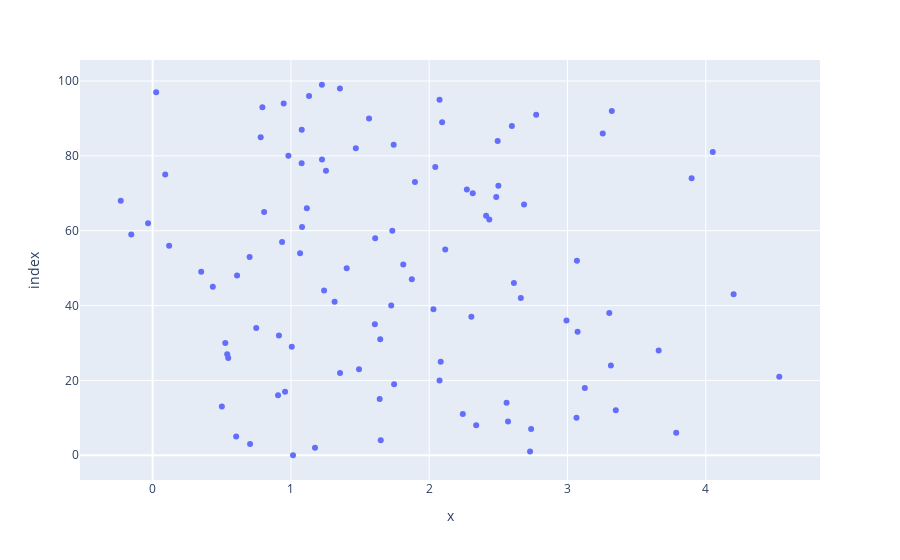

This figure's notebook cell:
### Code cell
fig = px.scatter(X,Y)
fig

### Figure 1 — Plotly figure (JSON) as saved in the notebook; plotly's stock layout.template omitted (floating-point values rounded to 4 significant figures)
{"data": [{"hovertemplate": "x=%{x}<br>index=%{y}<extra></extra>", "legendgroup": "", "marker": {"color": "#636efa", "symbol": "circle"}, "mode": "markers", "name": "", "orientation": "h", "showlegend": false, "type": "scatter", "x": [1.015, 2.729, 1.174, 0.7048, 1.65, 0.6041, 3.786, 2.737, 2.34, 2.57, 3.065, 2.243, 3.349, 0.5005, 2.56, 1.642, 0.907, 0.9577, 3.126, 1.746, 2.075, 4.532, 1.355, 1.492, 3.314, 2.083, 0.5467, 0.5393, 3.66, 1.006, 0.5257, 1.646, 0.9134, 3.073, 0.7491, 1.607, 2.993, 2.305, 3.303, 2.031, 1.725, 1.316, 2.663, 4.201, 1.24, 0.4353, 2.613, 1.874, 0.6105, 0.3512, 1.403, 1.812, 3.068, 0.7014, 1.066, 2.116, 0.1193, 0.9361, 1.609, -0.1546, 1.733, 1.081, -0.03306, 2.435, 2.412, 0.8062, 1.115, 2.686, -0.2306, 2.485, 2.315, 2.272, 2.5, 1.897, 3.898, 0.0911, 1.254, 2.044, 1.078, 1.225, 0.982, 4.051, 1.469, 1.743, 2.495, 0.7815, 3.255, 1.078, 2.598, 2.093, 1.565, 2.774, 3.321, 0.7938, 0.9477, 2.075, 1.131, 0.02564, 1.354, 1.224], "xaxis": "x", "y": [0, 1, 2, 3, 4, 5, 6, 7, 8, 9, 10, 11, 12, 13, 14, 15, 16, 17, 18, 19, 20, 21, 22, 23, 24, 25, 26, 27, 28, 29, 30, 31, 32, 33, 34, 35, 36, 37, 38, 39, 40, 41, 42, 43, 44, 45, 46, 47, 48, 49, 50, 51, 52, 53, 54, 55, 56, 57, 58, 59, 60, 61, 62, 63, 64, 65, 66, 67, 68, 69, 70, 71, 72, 73, 74, 75, 76, 77, 78, 79, 80, 81, 82, 83, 84, 85, 86, 87, 88, 89, 90, 91, 92, 93, 94, 95, 96, 97, 98, 99], "yaxis": "y"}], "layout": {"autosize": true, "legend": {"tracegroupgap": 0}, "margin": {"t": 60}, "xaxis": {"anchor": "y", "autorange": true, "domain": [0, 1], "range": [-0.5183, 4.819], "title": {"text": "x"}, "type": "linear"}, "yaxis": {"anchor": "x", "autorange": true, "domain": [0, 1], "range": [-7.665, 106.7], "title": {"text": "index"}, "type": "linear"}}}
